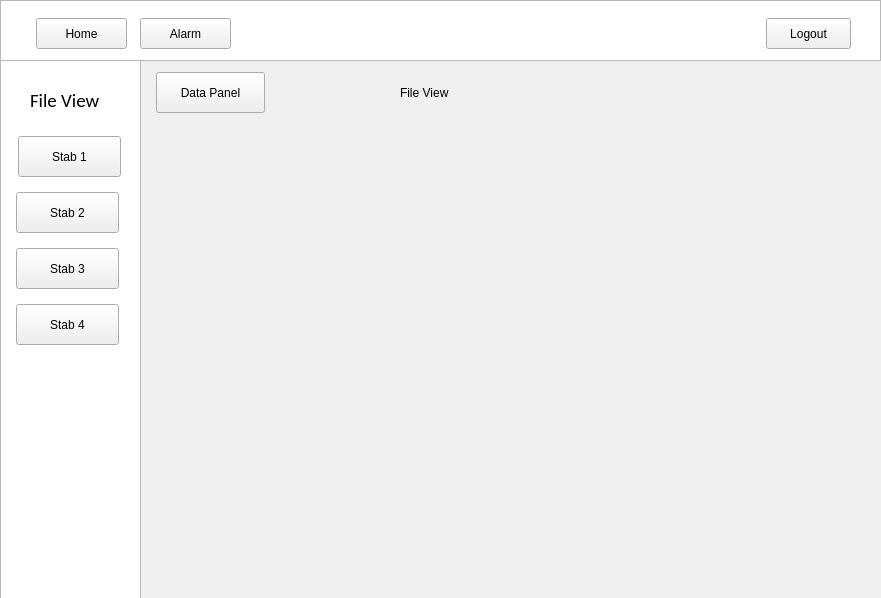
<?xml version="1.0" encoding="UTF-8"?>
<ui version="4.0">
 <class>DataLogger</class>
 <widget class="QMainWindow" name="DataLogger">
  <property name="geometry">
   <rect>
    <x>0</x>
    <y>0</y>
    <width>881</width>
    <height>598</height>
   </rect>
  </property>
  <property name="windowTitle">
   <string>DataLogger</string>
  </property>
  <widget class="QWidget" name="centralwidget">
   <widget class="QListWidget" name="SideBar">
    <property name="geometry">
     <rect>
      <x>0</x>
      <y>60</y>
      <width>141</width>
      <height>541</height>
     </rect>
    </property>
   </widget>
   <widget class="QListWidget" name="MainBar">
    <property name="geometry">
     <rect>
      <x>0</x>
      <y>0</y>
      <width>881</width>
      <height>61</height>
     </rect>
    </property>
    <property name="autoFillBackground">
     <bool>true</bool>
    </property>
   </widget>
   <widget class="QPushButton" name="HomeButton">
    <property name="geometry">
     <rect>
      <x>36</x>
      <y>18</y>
      <width>91</width>
      <height>31</height>
     </rect>
    </property>
    <property name="styleSheet">
     <string notr="true"/>
    </property>
    <property name="text">
     <string>Home</string>
    </property>
    <property name="icon">
     <iconset resource="../../DataLogger/resources.qrc">
      <normaloff>:/icons/icons/home.svg</normaloff>:/icons/icons/home.svg</iconset>
    </property>
   </widget>
   <widget class="QPushButton" name="AlarmButton">
    <property name="geometry">
     <rect>
      <x>140</x>
      <y>18</y>
      <width>91</width>
      <height>31</height>
     </rect>
    </property>
    <property name="text">
     <string>Alarm</string>
    </property>
    <property name="icon">
     <iconset resource="../../DataLogger/resources.qrc">
      <normaloff>:/icons/icons/bell.svg</normaloff>:/icons/icons/bell.svg</iconset>
    </property>
   </widget>
   <widget class="QPushButton" name="LogoutButton">
    <property name="geometry">
     <rect>
      <x>766</x>
      <y>18</y>
      <width>85</width>
      <height>31</height>
     </rect>
    </property>
    <property name="text">
     <string>Logout</string>
    </property>
    <property name="icon">
     <iconset resource="../../DataLogger/resources.qrc">
      <normaloff>:/icons/icons/log-out.svg</normaloff>:/icons/icons/log-out.svg</iconset>
    </property>
   </widget>
   <widget class="QPushButton" name="Stab1_button">
    <property name="geometry">
     <rect>
      <x>18</x>
      <y>136</y>
      <width>103</width>
      <height>41</height>
     </rect>
    </property>
    <property name="text">
     <string>Stab 1</string>
    </property>
    <property name="icon">
     <iconset resource="../../DataLogger/resources.qrc">
      <normaloff>:/icons/icons/radio.svg</normaloff>:/icons/icons/radio.svg</iconset>
    </property>
    <property name="iconSize">
     <size>
      <width>30</width>
      <height>30</height>
     </size>
    </property>
   </widget>
   <widget class="QLabel" name="FileView">
    <property name="geometry">
     <rect>
      <x>30</x>
      <y>90</y>
      <width>91</width>
      <height>21</height>
     </rect>
    </property>
    <property name="font">
     <font>
      <family>Calibri</family>
      <pointsize>14</pointsize>
      <weight>50</weight>
      <bold>false</bold>
     </font>
    </property>
    <property name="text">
     <string>File View</string>
    </property>
   </widget>
   <widget class="QPushButton" name="Stab4_button">
    <property name="geometry">
     <rect>
      <x>16</x>
      <y>304</y>
      <width>103</width>
      <height>41</height>
     </rect>
    </property>
    <property name="text">
     <string>Stab 4</string>
    </property>
    <property name="icon">
     <iconset resource="../../DataLogger/resources.qrc">
      <normaloff>:/icons/icons/radio.svg</normaloff>:/icons/icons/radio.svg</iconset>
    </property>
    <property name="iconSize">
     <size>
      <width>30</width>
      <height>30</height>
     </size>
    </property>
   </widget>
   <widget class="QPushButton" name="Stab3_button">
    <property name="geometry">
     <rect>
      <x>16</x>
      <y>248</y>
      <width>103</width>
      <height>41</height>
     </rect>
    </property>
    <property name="text">
     <string>Stab 3</string>
    </property>
    <property name="icon">
     <iconset resource="../../DataLogger/resources.qrc">
      <normaloff>:/icons/icons/radio.svg</normaloff>:/icons/icons/radio.svg</iconset>
    </property>
    <property name="iconSize">
     <size>
      <width>30</width>
      <height>30</height>
     </size>
    </property>
   </widget>
   <widget class="QPushButton" name="Stab2_button">
    <property name="geometry">
     <rect>
      <x>16</x>
      <y>192</y>
      <width>103</width>
      <height>41</height>
     </rect>
    </property>
    <property name="text">
     <string>Stab 2</string>
    </property>
    <property name="icon">
     <iconset resource="../../DataLogger/resources.qrc">
      <normaloff>:/icons/icons/radio.svg</normaloff>:/icons/icons/radio.svg</iconset>
    </property>
    <property name="iconSize">
     <size>
      <width>30</width>
      <height>30</height>
     </size>
    </property>
   </widget>
   <widget class="QPushButton" name="DataPanelButton">
    <property name="geometry">
     <rect>
      <x>156</x>
      <y>72</y>
      <width>109</width>
      <height>41</height>
     </rect>
    </property>
    <property name="text">
     <string>Data Panel</string>
    </property>
    <property name="icon">
     <iconset resource="../../DataLogger/resources.qrc">
      <normaloff>:/icons/icons/table.svg</normaloff>:/icons/icons/table.svg</iconset>
    </property>
   </widget>
   <widget class="QLabel" name="label">
    <property name="geometry">
     <rect>
      <x>400</x>
      <y>80</y>
      <width>93</width>
      <height>25</height>
     </rect>
    </property>
    <property name="styleSheet">
     <string notr="true">font: 12pt &quot;MS Shell Dlg 2&quot;;</string>
    </property>
    <property name="text">
     <string>File View</string>
    </property>
   </widget>
  </widget>
 </widget>
 <resources>
  <include location="../../DataLogger/resources.qrc"/>
 </resources>
 <connections/>
 <designerdata>
  <property name="gridDeltaX">
   <number>2</number>
  </property>
  <property name="gridDeltaY">
   <number>2</number>
  </property>
  <property name="gridSnapX">
   <bool>true</bool>
  </property>
  <property name="gridSnapY">
   <bool>true</bool>
  </property>
  <property name="gridVisible">
   <bool>true</bool>
  </property>
 </designerdata>
</ui>
